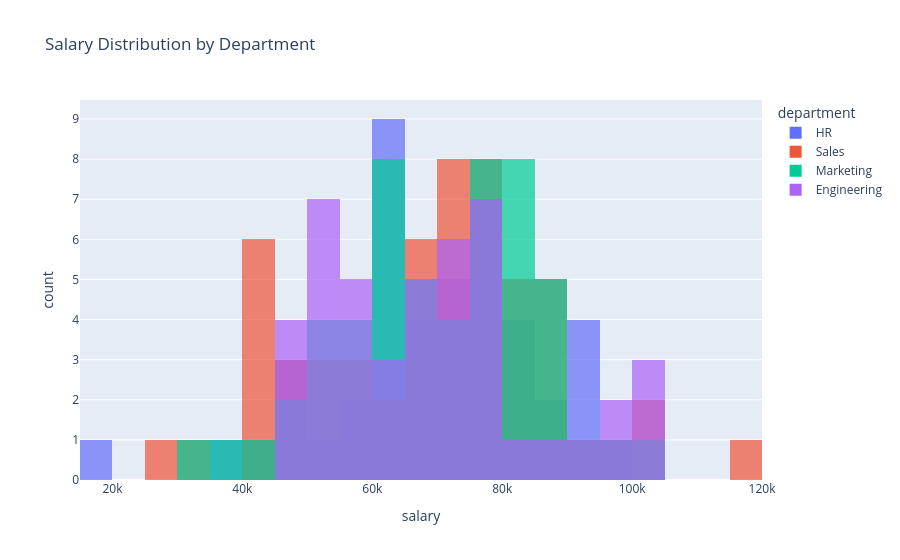

Notebook code for this chart:
### Code cell
# --- Histogram (distribution check — do before any ML) ---
fig = px.histogram(
    df,                    # the dataframe
    x='salary',            # which column to distribute into bins
    color='department',    # draw a separate histogram for each department
    barmode='overlay',     # stack bars on top of each other (vs 'group' = side by side)
    nbins=30,              # divide salary range into 30 bins
    opacity=0.7,           # make bars slightly transparent so overlaps are visible
    title='Salary Distribution by Department'
)

fig.show()

### Figure 1 — Plotly figure (JSON) as saved in the notebook; plotly's stock layout.template omitted (floating-point values rounded to 4 significant figures)
{"data": [{"bingroup": "x", "hovertemplate": "department=HR<br>salary=%{x}<br>count=%{y}<extra></extra>", "legendgroup": "HR", "marker": {"color": "#636efa", "opacity": 0.7, "pattern": {"shape": ""}}, "name": "HR", "nbinsx": 30, "orientation": "v", "showlegend": true, "type": "histogram", "x": [76420.0, 57440.0, 60620.0, 70200.0, 67800.0, 71630.0, 79800.0, 87530.0, 64250.0, 78090.0, 82750.0, 92200.0, 93200.0, 43760.0, 45670.0, 76280.0, 62340.0, 59010.0, 61660.0, 72250.0, 75320.0, 62340.0, 46770.0, 64850.0, 71300.0, 86450.0, 62520.0, 65130.0, 84590.0, 93170.0, 83890.0, 77010.0, 68330.0, 93550.0, 54360.0, 76730.0, 36750.0, 98060.0, 47090.0, 81860.0, 63830.0, 19540.0, 64860.0, 74870.0, 66490.0], "xaxis": "x", "yaxis": "y"}, {"bingroup": "x", "hovertemplate": "department=Sales<br>salary=%{x}<br>count=%{y}<extra></extra>", "legendgroup": "Sales", "marker": {"color": "#EF553B", "opacity": 0.7, "pattern": {"shape": ""}}, "name": "Sales", "nbinsx": 30, "orientation": "v", "showlegend": true, "type": "histogram", "x": [32950.0, 75950.0, 71590.0, 83810.0, 66600.0, 42250.0, 55220.0, 26810.0, 57950.0, 41700.0, 69830.0, 76200.0, 67890.0, 75950.0, 68090.0, 75120.0, 101800.0, 52780.0, 83240.0, 42970.0, 77020.0, 46590.0, 88020.0, 72110.0, 41800.0, 64380.0, 40140.0, 82600.0, 96720.0, 72760.0, 102000.0, 73400.0, 94830.0, 117800.0, 71260.0, 85490.0, 54480.0, 77220.0, 87060.0, 52830.0, 56750.0, 46840.0, 89230.0, 69570.0, 44250.0, 75740.0, 77380.0, 72710.0, 81470.0, 61160.0, 65530.0, 84760.0, 49870.0, 86850.0, 73740.0, 70670.0], "xaxis": "x", "yaxis": "y"}, {"bingroup": "x", "hovertemplate": "department=Marketing<br>salary=%{x}<br>count=%{y}<extra></extra>", "legendgroup": "Marketing", "marker": {"color": "#00cc96", "opacity": 0.7, "pattern": {"shape": ""}}, "name": "Marketing", "nbinsx": 30, "orientation": "v", "showlegend": true, "type": "histogram", "x": [77230.0, 83900.0, 70940.0, 72710.0, 84470.0, 54030.0, 86540.0, 69930.0, 63060.0, 53310.0, 83010.0, 84380.0, 76270.0, 104100.0, 72200.0, 83080.0, 89510.0, 49850.0, 69930.0, 43250.0, 77600.0, 90840.0, 63260.0, 59080.0, 46730.0, 68080.0, 84500.0, 88160.0, 59840.0, 78670.0, 63060.0, 61110.0, 66050.0, 65790.0, 60940.0, 61760.0, 77870.0, 75160.0, 79120.0, 76700.0, 59510.0, 63720.0, 86750.0, 89900.0, 95320.0, 53330.0, 57060.0, 36190.0, 33150.0, 74010.0, 83330.0, 64250.0, 83290.0, 52360.0], "xaxis": "x", "yaxis": "y"}, {"bingroup": "x", "hovertemplate": "department=Engineering<br>salary=%{x}<br>count=%{y}<extra></extra>", "legendgroup": "Engineering", "marker": {"color": "#ab63fa", "opacity": 0.7, "pattern": {"shape": ""}}, "name": "Engineering", "nbinsx": 30, "orientation": "v", "showlegend": true, "type": "histogram", "x": [80160.0, 98080.0, 62160.0, 75670.0, 77520.0, 53590.0, 47530.0, 75920.0, 46440.0, 66350.0, 74910.0, 55760.0, 61050.0, 68330.0, 49880.0, 57170.0, 54590.0, 72930.0, 100000.0, 52000.0, 67730.0, 50630.0, 58520.0, 76330.0, 50380.0, 57140.0, 59800.0, 101700.0, 73060.0, 78870.0, 52670.0, 53130.0, 68820.0, 90840.0, 60770.0, 86070.0, 79490.0, 68850.0, 71550.0, 102100.0, 95130.0, 77440.0, 70830.0, 70900.0, 48410.0], "xaxis": "x", "yaxis": "y"}], "layout": {"barmode": "overlay", "legend": {"title": {"text": "department"}, "tracegroupgap": 0}, "title": {"text": "Salary Distribution by Department"}, "xaxis": {"anchor": "y", "domain": [0, 1], "title": {"text": "salary"}}, "yaxis": {"anchor": "x", "domain": [0, 1], "title": {"text": "count"}}}}
